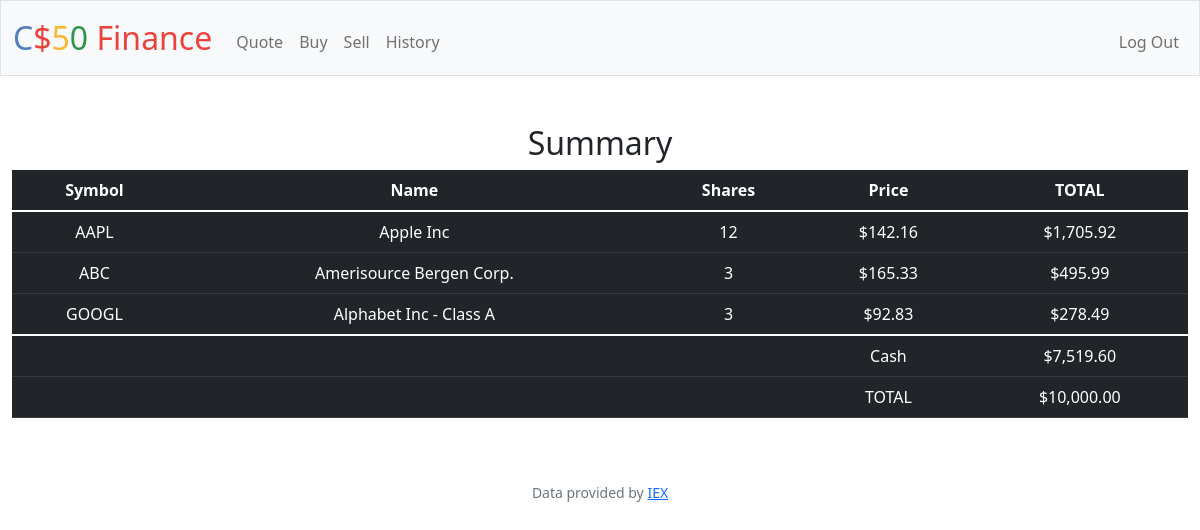
/ (signed in), run on the app's committed database.
### tables this page shows
CREATE TABLE transactions(
id INTEGER PRIMARY KEY AUTOINCREMENT,
user_id INTEGER NOT NULL,
name TEXT NOT NULL,
shares INTEGER NOT NULL,
price NUMERIC NOT NULL,
type TEXT NOT NULL,
symbol TEXT NOT NULL,
time TIMESTAMP DEFAULT CURRENT_TIMESTAMP,
FOREIGN KEY(user_id) REFERENCES users(id)
);

CREATE TABLE users (id INTEGER PRIMARY KEY AUTOINCREMENT NOT NULL, username TEXT NOT NULL, hash TEXT NOT NULL, cash NUMERIC NOT NULL DEFAULT 10000.00);

### app.py (the view)
@app.route("/")
@login_required
def index():
    user_id = session["user_id"]
    cash = db.execute("SELECT * FROM users WHERE id = ?;", user_id)[0]["cash"]
    rows = db.execute("SELECT *, SUM(shares) AS total_shares FROM transactions WHERE user_id = ? GROUP BY symbol;", user_id)
    total = cash
    for row in rows:
        total += row["price"] * row["total_shares"]
    return render_template("index.html", rows=rows, cash=cash, total=total, usd=usd)

### app.py (called while the page is built)
@app.after_request
def after_request(response):
    response.headers["Cache-Control"] = "no-cache, no-store, must-revalidate"
    response.headers["Expires"] = 0
    response.headers["Pragma"] = "no-cache"
    return response

### helpers.py (called while the page is built)
def login_required(f):
    @wraps(f)
    def decorated_function(*args, **kwargs):
        if session.get("user_id") is None:
            return redirect("/login")
        return f(*args, **kwargs)
    return decorated_function

def usd(value):
    return f"${value:,.2f}"

### templates/index.html (shortened to what this page needs)
{% extends "layout.html" %}
{% block main %}
    <div>
        <h2>Summary</h2>
    </div>
    <div>
        <table class="table table-hover table-dark">
            <thead>
                <tr>
                    <th>Symbol</th>
                    <th>Name</th>
                    <th>Shares</th>
                    <th>Price</th>
                    <th>TOTAL</th>
                </tr>
            </thead>
            <tbody>
                {% for row in rows %}
                <tr>
                    <td>{{ row.symbol }}</td>
                    <td>{{ row.name }}</td>
                    <td>{{ row.total_shares }}</td>
                    <td>{{ usd(row.price) }}</td>
                    <td>{{ usd(row.price*row.total_shares) }}</td>
                </tr>
                {% endfor %}
            </tbody>
            <tfoot>
                <tr>
                    <td colspan="3"></td>
                    <td>Cash</td>
                    <td>{{ usd(cash) }}</td>
                </tr>
                <tr>
                    <td colspan="3"></td>
                    <td>TOTAL</td>
                    <td>{{ usd(total) }}</td>
                </tr>
            </tfoot>
        </table>
    </div>
{% endblock %}

### templates/layout.html (shortened to what this page needs)
<!DOCTYPE html>
<html lang="en">
    <head>
        <link href="https://cdn.jsdelivr.net/npm/bootstrap@5.1.3/dist/css/bootstrap.min.css" rel="stylesheet">
        <link href="/static/styles.css" rel="stylesheet">
    </head>
    <body>
        <nav class="bg-light border navbar navbar-expand-md navbar-light">
            <div class="container-fluid">
                <a class="navbar-brand" href="/"><span class="blue">C</span><span class="red">$</span><span class="yellow">5</span><span class="green">0</span> <span class="red">Finance</span></a>
                <div class="collapse navbar-collapse" id="navbar">
                    {% if session["user_id"] %}
                        <ul class="navbar-nav me-auto mt-2">
                            <li class="nav-item"><a class="nav-link" href="/quote">Quote</a></li>
                            <li class="nav-item"><a class="nav-link" href="/buy">Buy</a></li>
                            <li class="nav-item"><a class="nav-link" href="/sell">Sell</a></li>
                            <li class="nav-item"><a class="nav-link" href="/history">History</a></li>
                        </ul>
                        <ul class="navbar-nav ms-auto mt-2">
                            <li class="nav-item"><a class="nav-link" href="/logout">Log Out</a></li>
                        </ul>
                    {% else %}
                        <ul class="navbar-nav ms-auto mt-2">
                            <li class="nav-item"><a class="nav-link" href="/register">Register</a></li>
                            <li class="nav-item"><a class="nav-link" href="/login">Log In</a></li>
                        </ul>
                    {% endif %}
                </div>
            </div>
        </nav>
        <main class="container-fluid py-5 text-center">
            {% block main %}{% endblock %}
        </main>
        <footer class="mb-5 small text-center text-muted">
            Data provided by <a href="https://iexcloud.io/">IEX</a>
        </footer>
    </body>
</html>

### static/styles.css (style rules this page uses)
nav .navbar-brand { font-size: xx-large; }
nav .navbar-brand .blue { color: #537fbe; }
nav .navbar-brand .red { color: #ea433b; }
nav .navbar-brand .yellow { color: #f5b82e; }
nav .navbar-brand .green { color: #2e944b; }

### data on the page
transactions: symbol "AAPL", name "Apple Inc", total_shares "12", price "$142.16", usd(row.price*row.total_shares) "$1,705.92"
transactions: symbol "ABC", name "Amerisource Bergen Corp.", total_shares "3", price "$165.33", usd(row.price*row.total_shares) "$495.99"
transactions: symbol "GOOGL", name "Alphabet Inc - Class A", total_shares "3", price "$92.83", usd(row.price*row.total_shares) "$278.49"
users: cash "$7,519.60"

### other printed values
{{ usd(total) }} "$10,000.00"
